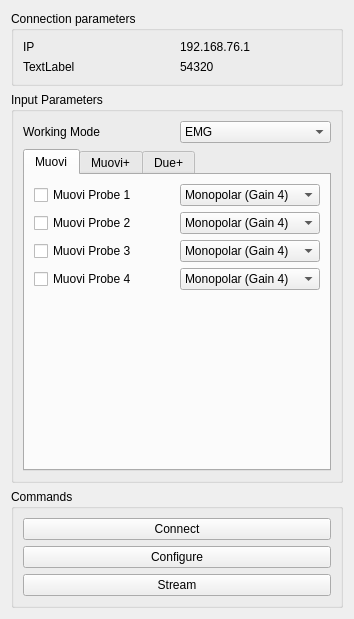
<?xml version="1.0" encoding="UTF-8"?>
<ui version="4.0">
 <class>SyncStationForm</class>
 <widget class="QWidget" name="SyncStationForm">
  <property name="geometry">
   <rect>
    <x>0</x>
    <y>0</y>
    <width>354</width>
    <height>616</height>
   </rect>
  </property>
  <property name="windowTitle">
   <string>SyncStationForm</string>
  </property>
  <layout class="QGridLayout" name="gridLayout">
   <item row="3" column="0">
    <spacer name="verticalSpacer_3">
     <property name="orientation">
      <enum>Qt::Vertical</enum>
     </property>
     <property name="sizeHint" stdset="0">
      <size>
       <width>20</width>
       <height>40</height>
      </size>
     </property>
    </spacer>
   </item>
   <item row="0" column="0">
    <widget class="QGroupBox" name="connectionGroupBox">
     <property name="title">
      <string>Connection parameters</string>
     </property>
     <layout class="QGridLayout" name="gridLayout_2">
      <item row="0" column="0">
       <widget class="QLabel" name="label">
        <property name="text">
         <string>IP</string>
        </property>
       </widget>
      </item>
      <item row="0" column="1">
       <widget class="QLabel" name="connectionIPAddressLabel">
        <property name="text">
         <string>192.168.76.1</string>
        </property>
       </widget>
      </item>
      <item row="1" column="0">
       <widget class="QLabel" name="label_3">
        <property name="text">
         <string>TextLabel</string>
        </property>
       </widget>
      </item>
      <item row="1" column="1">
       <widget class="QLabel" name="connectionPortLabel">
        <property name="text">
         <string>54320</string>
        </property>
       </widget>
      </item>
     </layout>
    </widget>
   </item>
   <item row="1" column="0">
    <widget class="QGroupBox" name="inputGroupBox">
     <property name="title">
      <string>Input Parameters</string>
     </property>
     <layout class="QGridLayout" name="gridLayout_3">
      <item row="0" column="1">
       <widget class="QComboBox" name="inputWorkingModeComboBox">
        <property name="currentIndex">
         <number>1</number>
        </property>
        <item>
         <property name="text">
          <string>EEG</string>
         </property>
        </item>
        <item>
         <property name="text">
          <string>EMG</string>
         </property>
        </item>
       </widget>
      </item>
      <item row="0" column="0">
       <widget class="QLabel" name="label_5">
        <property name="text">
         <string>Working Mode</string>
        </property>
       </widget>
      </item>
      <item row="1" column="0" colspan="2">
       <widget class="QTabWidget" name="probesTabWidget">
        <property name="currentIndex">
         <number>0</number>
        </property>
        <widget class="QWidget" name="muoviWidget">
         <attribute name="title">
          <string>Muovi</string>
         </attribute>
         <layout class="QGridLayout" name="gridLayout_5">
          <item row="0" column="0">
           <widget class="QCheckBox" name="muoviProbeOneEnableCheckBox">
            <property name="text">
             <string>Muovi Probe 1</string>
            </property>
           </widget>
          </item>
          <item row="0" column="1">
           <widget class="QComboBox" name="muoviProbeOneDetectionModeComboBox">
            <property name="currentIndex">
             <number>1</number>
            </property>
            <item>
             <property name="text">
              <string>Monopolar (Gain 8)</string>
             </property>
            </item>
            <item>
             <property name="text">
              <string>Monopolar (Gain 4)</string>
             </property>
            </item>
            <item>
             <property name="text">
              <string>Impedance Check</string>
             </property>
            </item>
            <item>
             <property name="text">
              <string>Test</string>
             </property>
            </item>
           </widget>
          </item>
          <item row="1" column="0">
           <widget class="QCheckBox" name="muoviProbeTwoEnableCheckBox">
            <property name="text">
             <string>Muovi Probe 2</string>
            </property>
           </widget>
          </item>
          <item row="1" column="1">
           <widget class="QComboBox" name="muoviProbeTwoDetectionModeComboBox">
            <property name="currentIndex">
             <number>1</number>
            </property>
            <item>
             <property name="text">
              <string>Monopolar (Gain 8)</string>
             </property>
            </item>
            <item>
             <property name="text">
              <string>Monopolar (Gain 4)</string>
             </property>
            </item>
            <item>
             <property name="text">
              <string>Impedance Check</string>
             </property>
            </item>
            <item>
             <property name="text">
              <string>Test</string>
             </property>
            </item>
           </widget>
          </item>
          <item row="2" column="0">
           <widget class="QCheckBox" name="muoviProbeThreeEnableCheckBox">
            <property name="text">
             <string>Muovi Probe 3</string>
            </property>
           </widget>
          </item>
          <item row="2" column="1">
           <widget class="QComboBox" name="muoviProbeThreeDetectionModeComboBox">
            <property name="currentIndex">
             <number>1</number>
            </property>
            <item>
             <property name="text">
              <string>Monopolar (Gain 8)</string>
             </property>
            </item>
            <item>
             <property name="text">
              <string>Monopolar (Gain 4)</string>
             </property>
            </item>
            <item>
             <property name="text">
              <string>Impedance Check</string>
             </property>
            </item>
            <item>
             <property name="text">
              <string>Test</string>
             </property>
            </item>
           </widget>
          </item>
          <item row="3" column="0">
           <widget class="QCheckBox" name="muoviProbeFourEnableCheckBox">
            <property name="text">
             <string>Muovi Probe 4</string>
            </property>
           </widget>
          </item>
          <item row="3" column="1">
           <widget class="QComboBox" name="muoviProbeFourDetectionModeComboBox">
            <property name="currentIndex">
             <number>1</number>
            </property>
            <item>
             <property name="text">
              <string>Monopolar (Gain 8)</string>
             </property>
            </item>
            <item>
             <property name="text">
              <string>Monopolar (Gain 4)</string>
             </property>
            </item>
            <item>
             <property name="text">
              <string>Impedance Check</string>
             </property>
            </item>
            <item>
             <property name="text">
              <string>Test</string>
             </property>
            </item>
           </widget>
          </item>
          <item row="4" column="0">
           <spacer name="verticalSpacer_2">
            <property name="orientation">
             <enum>Qt::Vertical</enum>
            </property>
            <property name="sizeHint" stdset="0">
             <size>
              <width>20</width>
              <height>154</height>
             </size>
            </property>
           </spacer>
          </item>
         </layout>
        </widget>
        <widget class="QWidget" name="muoviPlusWidget">
         <attribute name="title">
          <string>Muovi+</string>
         </attribute>
         <layout class="QGridLayout" name="gridLayout_4">
          <item row="0" column="0">
           <widget class="QCheckBox" name="muoviPlusProbeOneEnableCheckBox">
            <property name="text">
             <string>Muovi+ Probe 1</string>
            </property>
           </widget>
          </item>
          <item row="0" column="1">
           <widget class="QComboBox" name="muoviPlusProbeOneDetectionModeComboBox">
            <property name="currentIndex">
             <number>1</number>
            </property>
            <item>
             <property name="text">
              <string>Monopolar (Gain 8)</string>
             </property>
            </item>
            <item>
             <property name="text">
              <string>Monopolar (Gain 4)</string>
             </property>
            </item>
            <item>
             <property name="text">
              <string>Impedance Check</string>
             </property>
            </item>
            <item>
             <property name="text">
              <string>Test</string>
             </property>
            </item>
           </widget>
          </item>
          <item row="1" column="0">
           <widget class="QCheckBox" name="muoviPlusProbeTwoEnableCheckBox">
            <property name="text">
             <string>Muovi+ Probe 2</string>
            </property>
           </widget>
          </item>
          <item row="1" column="1">
           <widget class="QComboBox" name="muoviPlusProbeTwoDetectionModeComboBox">
            <property name="currentIndex">
             <number>1</number>
            </property>
            <item>
             <property name="text">
              <string>Monopolar (Gain 8)</string>
             </property>
            </item>
            <item>
             <property name="text">
              <string>Monopolar (Gain 4)</string>
             </property>
            </item>
            <item>
             <property name="text">
              <string>Impedance Check</string>
             </property>
            </item>
            <item>
             <property name="text">
              <string>Test</string>
             </property>
            </item>
           </widget>
          </item>
          <item row="2" column="0">
           <spacer name="verticalSpacer">
            <property name="orientation">
             <enum>Qt::Vertical</enum>
            </property>
            <property name="sizeHint" stdset="0">
             <size>
              <width>20</width>
              <height>40</height>
             </size>
            </property>
           </spacer>
          </item>
         </layout>
        </widget>
        <widget class="QWidget" name="duePlusWidget">
         <attribute name="title">
          <string>Due+</string>
         </attribute>
         <layout class="QGridLayout" name="gridLayout_16">
          <item row="9" column="0">
           <widget class="QCheckBox" name="duePlusProbeNineEnableCheckBox">
            <property name="text">
             <string>Due+ Probe 9</string>
            </property>
           </widget>
          </item>
          <item row="10" column="0">
           <widget class="QCheckBox" name="duePlusProbeTenEnableCheckBox">
            <property name="text">
             <string>Due+ Probe 10</string>
            </property>
           </widget>
          </item>
          <item row="6" column="2">
           <widget class="QComboBox" name="duePlusProbeSixDetectionModeComboBox">
            <property name="currentIndex">
             <number>1</number>
            </property>
            <item>
             <property name="text">
              <string>Monopolar (Gain 8)</string>
             </property>
            </item>
            <item>
             <property name="text">
              <string>Monopolar (Gain 4)</string>
             </property>
            </item>
            <item>
             <property name="text">
              <string>Impedance Check</string>
             </property>
            </item>
            <item>
             <property name="text">
              <string>Test</string>
             </property>
            </item>
           </widget>
          </item>
          <item row="10" column="2">
           <widget class="QComboBox" name="duePlusProbeTenDetectionModeComboBox">
            <property name="currentIndex">
             <number>1</number>
            </property>
            <item>
             <property name="text">
              <string>Monopolar (Gain 8)</string>
             </property>
            </item>
            <item>
             <property name="text">
              <string>Monopolar (Gain 4)</string>
             </property>
            </item>
            <item>
             <property name="text">
              <string>Impedance Check</string>
             </property>
            </item>
            <item>
             <property name="text">
              <string>Test</string>
             </property>
            </item>
           </widget>
          </item>
          <item row="9" column="2">
           <widget class="QComboBox" name="duePlusProbeNineDetectionModeComboBox">
            <property name="currentIndex">
             <number>1</number>
            </property>
            <item>
             <property name="text">
              <string>Monopolar (Gain 8)</string>
             </property>
            </item>
            <item>
             <property name="text">
              <string>Monopolar (Gain 4)</string>
             </property>
            </item>
            <item>
             <property name="text">
              <string>Impedance Check</string>
             </property>
            </item>
            <item>
             <property name="text">
              <string>Test</string>
             </property>
            </item>
           </widget>
          </item>
          <item row="4" column="2">
           <widget class="QComboBox" name="duePlusProbeFourDetectionModeComboBox">
            <property name="currentIndex">
             <number>1</number>
            </property>
            <item>
             <property name="text">
              <string>Monopolar (Gain 8)</string>
             </property>
            </item>
            <item>
             <property name="text">
              <string>Monopolar (Gain 4)</string>
             </property>
            </item>
            <item>
             <property name="text">
              <string>Impedance Check</string>
             </property>
            </item>
            <item>
             <property name="text">
              <string>Test</string>
             </property>
            </item>
           </widget>
          </item>
          <item row="3" column="0">
           <widget class="QCheckBox" name="duePlusProbeThreeEnableCheckBox">
            <property name="text">
             <string>Due+ Probe 3</string>
            </property>
           </widget>
          </item>
          <item row="6" column="0">
           <widget class="QCheckBox" name="duePlusProbeSixEnableCheckBox">
            <property name="text">
             <string>Due+ Probe 6</string>
            </property>
           </widget>
          </item>
          <item row="8" column="0">
           <widget class="QCheckBox" name="duePlusProbeEightEnableCheckBox">
            <property name="text">
             <string>Due+ Probe 8</string>
            </property>
           </widget>
          </item>
          <item row="3" column="2">
           <widget class="QComboBox" name="duePlusProbeThreeDetectionModeComboBox">
            <property name="currentIndex">
             <number>1</number>
            </property>
            <item>
             <property name="text">
              <string>Monopolar (Gain 8)</string>
             </property>
            </item>
            <item>
             <property name="text">
              <string>Monopolar (Gain 4)</string>
             </property>
            </item>
            <item>
             <property name="text">
              <string>Impedance Check</string>
             </property>
            </item>
            <item>
             <property name="text">
              <string>Test</string>
             </property>
            </item>
           </widget>
          </item>
          <item row="7" column="0">
           <widget class="QCheckBox" name="duePlusProbeSevenEnableCheckBox">
            <property name="text">
             <string>Due+ Probe 7</string>
            </property>
           </widget>
          </item>
          <item row="2" column="2">
           <widget class="QComboBox" name="duePlusProbeTwoDetectionModeComboBox">
            <property name="currentIndex">
             <number>1</number>
            </property>
            <item>
             <property name="text">
              <string>Monopolar (Gain 8)</string>
             </property>
            </item>
            <item>
             <property name="text">
              <string>Monopolar (Gain 4)</string>
             </property>
            </item>
            <item>
             <property name="text">
              <string>Impedance Check</string>
             </property>
            </item>
            <item>
             <property name="text">
              <string>Test</string>
             </property>
            </item>
           </widget>
          </item>
          <item row="2" column="0">
           <widget class="QCheckBox" name="duePlusProbeTwoEnableCheckBox">
            <property name="text">
             <string>Due+ Probe 2</string>
            </property>
           </widget>
          </item>
          <item row="8" column="2">
           <widget class="QComboBox" name="duePlusProbeEightDetectionModeComboBox">
            <property name="currentIndex">
             <number>1</number>
            </property>
            <item>
             <property name="text">
              <string>Monopolar (Gain 8)</string>
             </property>
            </item>
            <item>
             <property name="text">
              <string>Monopolar (Gain 4)</string>
             </property>
            </item>
            <item>
             <property name="text">
              <string>Impedance Check</string>
             </property>
            </item>
            <item>
             <property name="text">
              <string>Test</string>
             </property>
            </item>
           </widget>
          </item>
          <item row="7" column="2">
           <widget class="QComboBox" name="duePlusProbeSevenDetectionModeComboBox">
            <property name="currentIndex">
             <number>1</number>
            </property>
            <item>
             <property name="text">
              <string>Monopolar (Gain 8)</string>
             </property>
            </item>
            <item>
             <property name="text">
              <string>Monopolar (Gain 4)</string>
             </property>
            </item>
            <item>
             <property name="text">
              <string>Impedance Check</string>
             </property>
            </item>
            <item>
             <property name="text">
              <string>Test</string>
             </property>
            </item>
           </widget>
          </item>
          <item row="4" column="0">
           <widget class="QCheckBox" name="duePlusProbeFourEnableCheckBox">
            <property name="text">
             <string>Due+ Probe 4</string>
            </property>
           </widget>
          </item>
          <item row="5" column="2">
           <widget class="QComboBox" name="duePlusProbeFiveDetectionModeComboBox">
            <property name="currentIndex">
             <number>1</number>
            </property>
            <item>
             <property name="text">
              <string>Monopolar (Gain 8)</string>
             </property>
            </item>
            <item>
             <property name="text">
              <string>Monopolar (Gain 4)</string>
             </property>
            </item>
            <item>
             <property name="text">
              <string>Impedance Check</string>
             </property>
            </item>
            <item>
             <property name="text">
              <string>Test</string>
             </property>
            </item>
           </widget>
          </item>
          <item row="5" column="0">
           <widget class="QCheckBox" name="duePlusProbeFiveEnableCheckBox">
            <property name="text">
             <string>Due+ Probe 5</string>
            </property>
           </widget>
          </item>
          <item row="0" column="2">
           <widget class="QComboBox" name="duePlusProbeOneDetectionModeComboBox">
            <property name="currentIndex">
             <number>1</number>
            </property>
            <item>
             <property name="text">
              <string>Monopolar (Gain 8)</string>
             </property>
            </item>
            <item>
             <property name="text">
              <string>Monopolar (Gain 4)</string>
             </property>
            </item>
            <item>
             <property name="text">
              <string>Impedance Check</string>
             </property>
            </item>
            <item>
             <property name="text">
              <string>Test</string>
             </property>
            </item>
           </widget>
          </item>
          <item row="0" column="0">
           <widget class="QCheckBox" name="duePlusProbeOneEnableCheckBox">
            <property name="text">
             <string>Due+ Probe 1</string>
            </property>
           </widget>
          </item>
         </layout>
        </widget>
       </widget>
      </item>
     </layout>
    </widget>
   </item>
   <item row="2" column="0">
    <widget class="QGroupBox" name="commandsGroupBox">
     <property name="title">
      <string>Commands</string>
     </property>
     <layout class="QGridLayout" name="gridLayout_10">
      <item row="0" column="0">
       <widget class="QPushButton" name="commandConnectionPushButton">
        <property name="text">
         <string>Connect</string>
        </property>
       </widget>
      </item>
      <item row="1" column="0">
       <widget class="QPushButton" name="commandConfigurationPushButton">
        <property name="text">
         <string>Configure</string>
        </property>
       </widget>
      </item>
      <item row="2" column="0">
       <widget class="QPushButton" name="commandStreamPushButton">
        <property name="text">
         <string>Stream</string>
        </property>
       </widget>
      </item>
     </layout>
    </widget>
   </item>
  </layout>
 </widget>
 <resources/>
 <connections/>
</ui>
